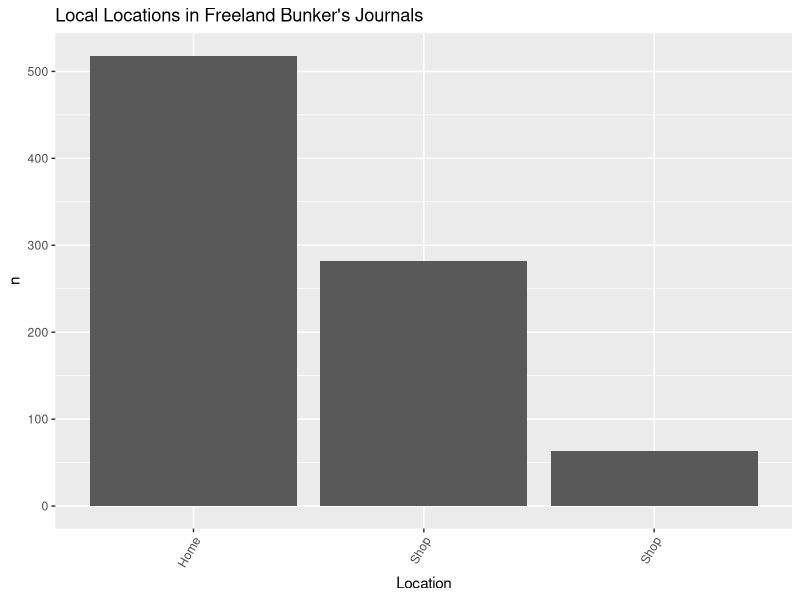
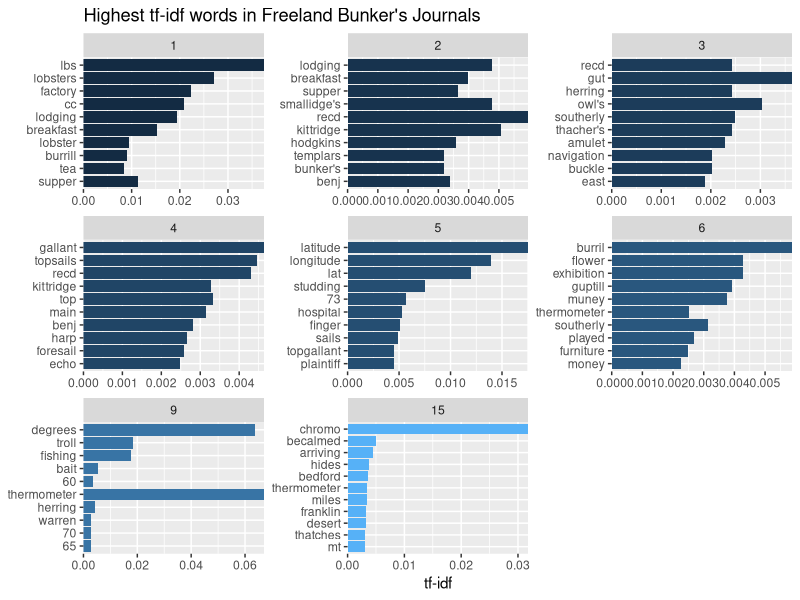

Source code (R) for these figures, in order:
## ---- chunk 1
install.packages(c("tidyverse", 
                   "tidytext",
                   "stopwords",
                   "widyr",
                   "tidygraph",
                   "tidylo",
                   "ggraph",
                   "wordcloud",
                   "dplyr"))
## ---- chunk 2
library(dplyr)
library(tidyverse)
library("magrittr") 
library(tidyverse)
library(tidytext)
## ---- chunk 3
library(readr)
journal_71_72 <- read_csv("Data_Sets/journal_1871_1872 - Sheet1 (1).csv")
journal_73 <- read_csv("Data_Sets/journal_1873 - Sheet1.csv")
journal_74 <- read_csv("Data_Sets/journal_1874 - Sheet1.csv")
journal_75 <- read_csv("Data_Sets/journal_1875 - Sheet1.csv")
journal_76 <- read_csv("Data_Sets/journal_1876 - Sheet1.csv")
journal_77 <- read_csv("Data_Sets/journal_1877 - Sheet1.csv")
journal_80 <- read_csv("Data_Sets/journal_1880 - Sheet1.csv")
journal_86 <- read_csv("Data_Sets/journal_1886 - Sheet1.csv")
View(journal_1886_Sheet1)

## ---- chunk 4
#journals <- list.files(path = "Data_Sets/...", pattern = "*.csv", full.names = TRUE) %>% 
#  map_df(~read_csv(.x) %>% mutate(quantity = as.character(quantity))) #%>%
#  type_convert()
## ---- chunk 5
journal_71_72$journal <- 1
journal_73$journal <- 2
journal_74$journal <- 3
journal_75$journal <- 4
journal_76$journal <- 5
journal_77$journal <- 6

journal_80$journal <- 9

journal_86$journal <- 15
## ---- chunk 6
journal_71_72 <- journal_71_72 %>%
  rename(transcription_accuracy = transcription) %>%
  mutate(image_path = as.character(image_path)) %>%
  mutate(image_description = as.character(image_description))

journal_75 <- journal_75 %>%
  mutate(quantity = as.character(quantity)) %>%
  mutate(latitude = as.logical(latitude)) %>%
  mutate(latitude_origin = as.logical(latitude_origin)) %>%
  mutate(longitude = as.logical(longitude)) %>%
  mutate(longitude_origin = as.logical(longitude_origin))

journal_76 <- journal_76 %>%
  mutate(quantity = as.character(quantity)) %>%
  mutate(latitude = as.logical(latitude)) %>%
  mutate(latitude_origin = as.logical(latitude_origin)) %>%
  mutate(longitude = as.logical(longitude)) %>%
  mutate(longitude_origin = as.logical(longitude_origin)) %>%
  mutate(image_path = as.character(image_path)) %>%
  mutate(image_description = as.character(image_description)) %>%
  mutate(noteworthy = as.logical(noteworthy))

journal_77 <- journal_77 %>%
  mutate(quantity = as.character(quantity)) %>%
  mutate(image_path = as.character(image_path)) %>%
  mutate(image_description = as.character(image_description)) %>%
  mutate(noteworthy = as.logical(noteworthy)) %>%
  mutate(temperature_am = as.logical(temperature_am))

journal_80 <- journal_80 %>%
  mutate(image_path = as.character(image_path)) %>%
  mutate(image_description = as.character(image_description)) %>%
  mutate(noteworthy = as.logical(noteworthy)) %>%
  mutate(temperature_am = as.logical(temperature_am)) %>%
  mutate(temperature_pm = as.logical(temperature_pm)) %>%
  mutate(temperature_night = as.logical(temperature_night))
  
journal_86 <- journal_86 %>%
  mutate(image_path = as.character(image_path)) %>%
  mutate(image_description = as.character(image_description)) %>%
  mutate(noteworthy = as.logical(noteworthy)) %>%
  mutate(temperature_am = as.logical(temperature_am)) %>%
  mutate(temperature_pm = as.logical(temperature_pm)) %>%
  mutate(temperature_night = as.logical(temperature_night)) %>%
  mutate(latitude = as.logical(latitude)) %>%
  mutate(recorder = as.character(recorder)) %>%
  mutate(notes = as.character(notes)) %>%
  select(- ...37)

  
## ---- chunk 7
#journal_71_72 <-  journal_71_72 %>% mutate(across(.fns = as.character)) %>% type_convert()
#journal_73 <-  journal_73 %>% mutate(across(.fns = as.character)) %>% type_convert()
#journal_74 <-  journal_74 %>% mutate(across(.fns = as.character)) %>% type_convert()
#journal_75 <-  journal_75 %>% mutate(across(.fns = as.character)) %>% type_convert()
#journal_76 <-  journal_76 %>% mutate(across(.fns = as.character)) %>% type_convert()
#journal_77 <-  journal_77 %>% mutate(across(.fns = as.character)) %>% type_convert()
#journal_80 <-  journal_80 %>% mutate(across(.fns = as.character)) %>% type_convert()
#journal_86 <-  journal_86 %>% mutate(across(.fns = as.character)) %>% type_convert()
## ---- chunk 8
journals <- dplyr::bind_rows(journal_71_72, journal_73, journal_74, journal_75, journal_76, journal_77, journal_80, journal_86)
## ---- chunk 9
loc_place <- journals %>%
  select(journal, local_place, location) %>%
  separate(local_place, c("place_1", "place_2", "place_3", "place_4"), sep = ",")
## ---- chunk 10
loc_1 <- loc_place %>%
  select(place_1) %>%
  rename(place = place_1)
loc_2 <- loc_place %>%
  select(place_2) %>%
  rename(place = place_2)
loc_3 <- loc_place %>%
  select(place_3) %>%
  rename(place = place_3)
loc_4 <- loc_place %>%
  select(place_4) %>%
  rename(place = place_4)

loc_count <- dplyr::bind_rows(loc_1, loc_2, loc_3, loc_4)
## ---- chunk 11
loc_count_1 <- loc_count %>%
    count(place, sort = TRUE)
## ---- chunk 12
loc_count_1 %>%
    filter(n > 50) %>%
    filter(n < 700) %>% #700 to get rid of NA (may change)
  ggplot(aes(x=place, y=n)) + 
   geom_bar(stat = "identity")+
    theme(axis.text.x = element_text(angle = 60, hjust = 1))+
   labs(y = "n", x = "Location", title = "Local Locations in Freeland Bunker's Journals")
## ---- chunk 13
library(stringr)

Home <-  dplyr::filter(journals, grepl('Home| home| Home', local_place))

#https://stackoverflow.com/questions/22850026/filter-rows-which-contain-a-certain-string
## ---- chunk 14
(journal_words <- journals %>%
    unnest_tokens(word, journal_entry) %>%
    count(journal, word, sort = TRUE) %>%
    filter(!word %in% stop_words$word))
## ---- chunk 15
journal_tf_idf <- journal_words %>%
    bind_tf_idf(word, journal, n) %>%
    arrange(desc(tf_idf))
## ---- chunk 16
journal_tf_idf %>%
    group_by(journal) %>%
    slice_max(tf_idf, n = 10) %>%
    ggplot(aes(tf_idf, fct_reorder(word, tf_idf), fill = journal)) +
    geom_col(show.legend = FALSE) +
    facet_wrap(vars(journal), scales = "free") +
    scale_x_continuous(expand = c(0,0)) +
    labs(y = NULL, x = "tf-idf", title = "Highest tf-idf words in Freeland Bunker's Journals")
